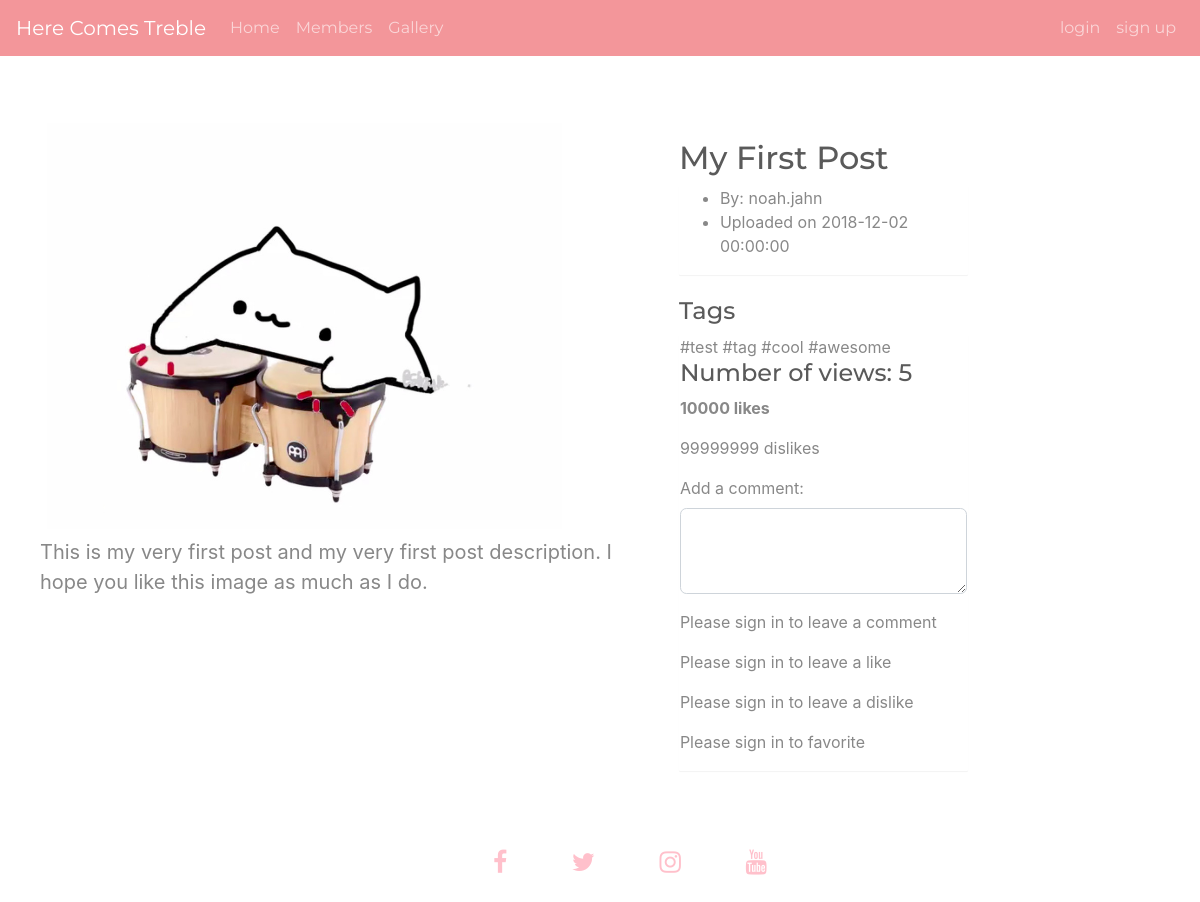
/gallery/view/?gid=1, run on the app's committed database.
### tables this page shows
CREATE TABLE `gallery` (
  `gid` int(11) NOT NULL,
  `post_title` varchar(64) NOT NULL,
  `post_date` datetime NOT NULL,
  `post_author` varchar(64) NOT NULL,
  `post_description` varchar(512) NOT NULL,
  `post_tags` varchar(64) NOT NULL,
  `post_likes` int(11) NOT NULL DEFAULT '0',
  `post_dislikes` int(11) NOT NULL DEFAULT '0',
  `post_image` varchar(256) NOT NULL,
  `post_views` int(11) NOT NULL DEFAULT '0'
);

### application/controllers/Gallery.php (called while the page is built, shortened)
<?php
class Gallery extends CI_Controller {
	public function view()
	{
		$this->load->view('gallery/view');
	}
}

### index.php (called while the page is built, shortened)
<?php
require_once BASEPATH.'core/CodeIgniter.php';

### application/views/gallery/view.php (the view, shortened to what this page needs)
?><!DOCTYPE html>
<html>
<body>
	<?php
		if (!(empty($_GET['gid']))) {
			$gid = $_GET['gid'];
			$this->db->select("gallery.gid,gallery.post_title,gallery.post_date,gallery.post_author,gallery.post_tags,gallery.post_description,gallery.post_likes,gallery.post_dislikes,gallery.post_image,gallery.post_views,bios.image");
			$this->db->from("gallery");
			$this->db->where("gallery.gid = " . $gid);
			$this->db->join("bios", "bios.username = gallery.post_author");
			$this->db->order_by("post_date", "desc");
			$query = $this->db->get();
			foreach ($query->result() as $row)
			{
				echo '<div class="gallery-default-container">';
				echo '<div class="col-md-10">';
				echo '<div class="row">';
				echo '<div class="col-md-8">';
				echo '<img class="img-responsive" src="' . base_url() . $row->post_image . '"/>';
				echo '<p class="description">' , $row->post_description . '</p>';
				echo '</div>';
				echo '<div class="col-md-4">';
				echo '<h2>' . $row->post_title . '</h2>';
				echo '<div class="panel panel-default">';
				echo '<div class="panel-body">';
				echo '<ul class="details-list">';
				echo '<li>By: ' . $row->post_author . '</li>';
				echo '<li>Uploaded on ' . $row->post_date . '</li>';
				echo '</ul>';
				echo '</div>';
				echo '</div>';
				echo '<h4>Tags</h4>';
				echo '<div class="panel panel-default">';
				echo '<div class="panel-body" id="tags">';
				$tagArray = explode(',', $row->post_tags);
				foreach ($tagArray as $thetag) {
					echo '#' . $thetag . ' ';
				}
				echo '<h4> Number of views: ' . $row->post_views . '</h4>';
				echo '<p class="Likes">' . $row->post_likes . ' likes</p>';
				echo '<p class="Dislikes">' . $row->post_dislikes . ' dislikes</p>';
				echo '<form method="post" action="' . base_url() . 'Gallery/add_comment" id="upload_form" enctype="multipart/form-data">';
                echo '<fieldset>';
				echo '<div class="form-group">';
				echo '<label for="description">Add a comment:</label>';
				echo '<textarea name="comment" class="form-control" rows="3" id="description">' . set_value('description') . '</textarea>';
				echo '</div>';
				echo '<div class="form-group">';
				if($this->session->userdata('username') == TRUE) {
					echo '<input type="submit" value="Submit" class="btn btn-primary" />';
				} else {
					echo 'Please sign in to leave a comment';
				}
				echo '</fieldset>';
				echo '</form>';
				echo '<form method="post" action="' . base_url() . 'Gallery/like" id="upload_form" enctype="multipart/form-data">';
                echo '<fieldset>';
				echo '<div class="form-group">';
				if($this->session->userdata('username') == TRUE) {
					echo '<input type="submit" value="like" class="btn btn-primary" />';
				} else {
					echo 'Please sign in to leave a like';
				}
				echo '</fieldset>';
				echo '</form>';
				echo '<form method="post" action="' . base_url() . 'Gallery/dislike" id="upload_form" enctype="multipart/form-data">';
                echo '<fieldset>';
				echo '<div class="form-group">';
				if($this->session->userdata('username') == TRUE) {
					echo '<input type="submit" value="dislike" class="btn btn-primary" />';
				} else {
					echo 'Please sign in to leave a dislike';
				}
				echo '</fieldset>';
				echo '</form>';
				echo '<form method="post" action="' . base_url() . 'Gallery/favorite" id="upload_form" enctype="multipart/form-data">';
				echo '<fieldset>';
				echo '<div class="form-group">';
				if($this->session->userdata('username') == TRUE) {
					echo '<input type="submit" value="favorite" class="btn btn-primary" />';
				} else {
					echo 'Please sign in to favorite';
				}
				echo '</fieldset>';
				echo '</form>';
				echo '</div>';
				echo '</div>';
				echo '</div>';
				echo '</div>';
				echo '</div>';
				echo '</div>';
			}
		}
	?>
</body>
</html>

### assets/css/main.css (style rules this page uses)
h2 { padding-top: 0.5em; }
.container::after, .row::after { content: ""; clear: both; display: table; }

### assets/css/gallery.css (style rules this page uses)
img { max-width: 100%; max-height: auto; }
.gallery-default-container { margin: 75px 25px 50px 25px; }
.Likes { font-weight: bold; }
.col-xs-1, .col-sm-1, .col-md-1, .col-lg-1, .col-xs-2, .col-sm-2, .col-md-2, .col-lg-2, .col-xs-3, .col-sm-3, .col-md-3, .col-lg-3, .col-xs-4, .col-sm-4, .col-md-4, .col-lg-4, .col-xs-5, .col-sm-5, .col-md-5, .col-lg-5, .col-xs-6, .col-sm-6, .col-md-6, .col-lg-6, .col-xs-7, .col-sm-7, .col-md-7, .col-lg-7, .col-xs-8, .col-sm-8, .col-md-8, .col-lg-8, .col-xs-9, .col-sm-9, .col-md-9, .col-lg-9, .col-xs-10, .col-sm-10, .col-md-10, .col-lg-10, .col-xs-11, .col-sm-11, .col-md-11, .col-lg-11, .col-xs-12, .col-sm-12, .col-md-12, .col-lg-12 { position: relative; min-height: 1px; padding-left: 15px; padding-right: 15px; }
.description { margin-top: 8px; font-size: 20px; }
.panel { margin-bottom: 22px; background-color: #ffffff; border: 1px solid transparent; border-radius: 1px; -webkit-box-shadow: 0 1px 1px rgba(0, 0, 0, 0.05); box-shadow: 0 1px 1px rgba(0, 0, 0, 0.05); }

### data on the page
gallery: post_image (picture), post_description "This is my very first post and my very first post description. I hope you like this image as much as I do.", post_title "My First Post", post_author "noah.jahn", post_date "2018-12-02 00:00:00", post_tags "test", post_tags "tag", post_tags "cool", post_tags "awesome", post_views "5", post_likes "10000", post_dislikes "99999999"
